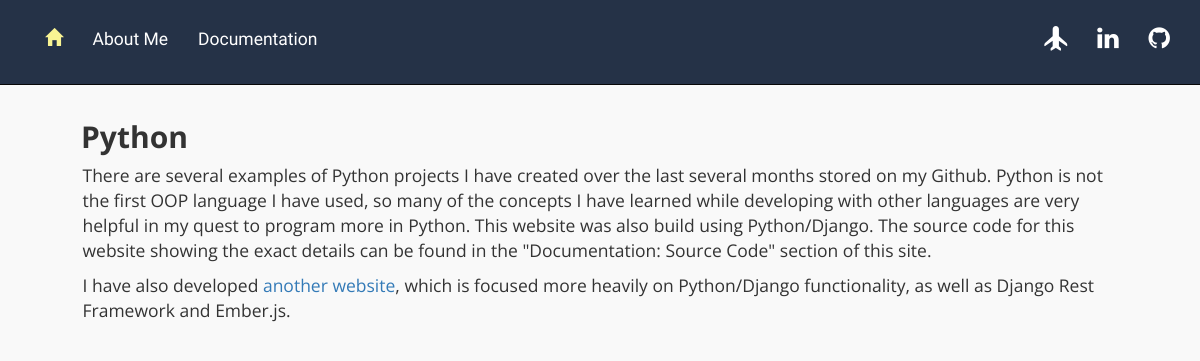
The page /mainapp/details/python/ on the database as committed earlier.
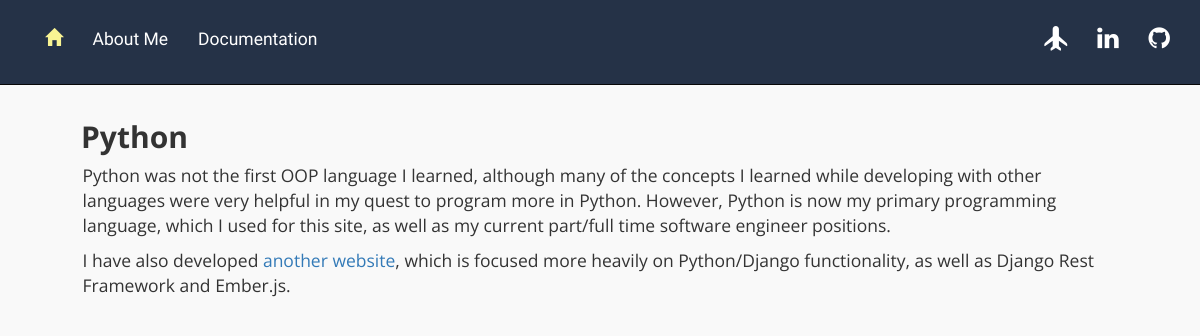
The same page on the database as committed later.
### mainapp/models.py (models this page shows, shortened)
class Skill(models.Model):
    name=models.CharField(max_length=128)
    pro=models.BooleanField(default=True)
    slug=models.SlugField(allow_unicode=True, unique=True)
    description=models.TextField(default='')

### mainapp/views.py (the view)
# urls.py: url(r'^details/(?P<slug>[-\w]+)/$',views.SkillDetail.as_view(),name='details'),
class SkillDetail(generic.DetailView):
    model=models.Skill
    template_name='mainapp/skill_detail.html'
    context_object_name='skill_detail'

### mainapp/templates/mainapp/skill_detail.html (shortened to what this page needs)
{% extends 'base.html' %}
{% block content %}
  <h2 class="descheader">{{skill_detail.name}}</h2>
  <div class="descbody">
    <p>{{skill_detail.description}}</p>
    {% if skill_detail.name == 'Python' or skill_detail.name == 'Django' %}
      <p>
        I have also developed <a href="http://bfolks2.pythonanywhere.com/">another website</a>, which is focused more
        heavily on Python/Django functionality, as well as Django Rest Framework and Ember.js.
      </p>
    {% endif %}
  </div>
{% endblock %}

Rows that differ between the two databases and show on the page:
changed Skill "Python": description "There are several examples of Python projects I have created over the last several months stored on my Github. Python is not the first OOP language I have used, so many of the concepts I have learned while developing with other languages are very helpful in my quest to program more in Python. This website was also build using Python/Django. The source code for this website showing the exact details can be found in the \"Documentation: Source Code\" section of this site." → "Python was not the first OOP language I learned, although many of the concepts I learned while developing with other languages were very helpful in my quest to program more in Python. However, Python is now my primary programming language, which I used for this site, as well as my current part/full time software engineer positions."
